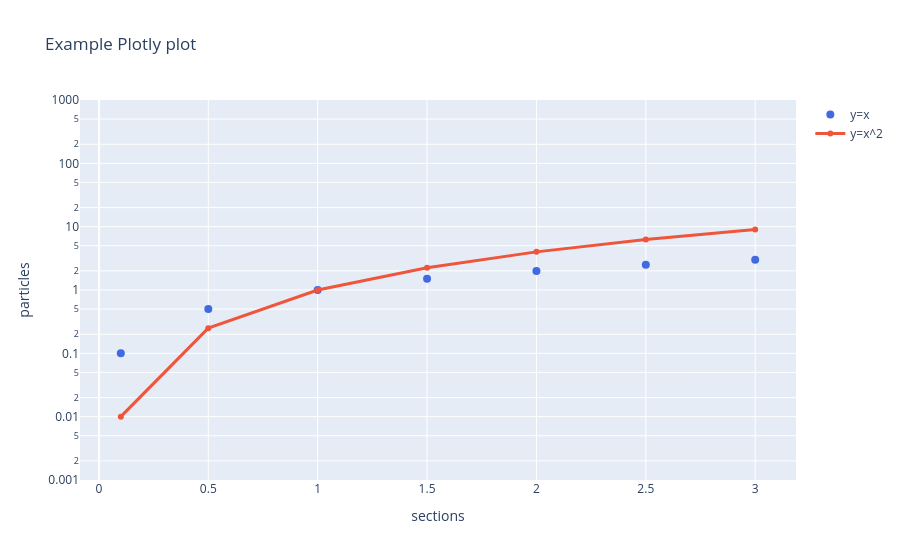

Source (notebook cell):
### Markdown cell above
## Plotting with Plotly

### Code cell
# prepare some data
x = [0.1, 0.5, 1.0, 1.5, 2.0, 2.5, 3.0]
y = [i**2 for i in x]

# create a new plot
fig = go.Figure(
    layout=dict(
        title="Example Plotly plot",
        yaxis_type="log",
        yaxis_range=[-3, 3],  # Plotly takes ranges differently!
        xaxis_title='sections',
        yaxis_title='particles',
    )
)

# plot some data ('traces' in Plotly)
fig.add_trace(go.Scatter(x=x, y=x, mode='markers', name="y=x", marker=dict(color='royalblue', size=8)))
fig.add_trace(go.Scatter(x=x, y=y, name="y=x^2", line=dict(width=3)))

# show the results
fig.show()

### Figure 1 — Plotly figure (JSON) as saved in the notebook; plotly's stock layout.template omitted (floating-point values rounded to 4 significant figures)
{"data": [{"marker": {"color": "royalblue", "size": 8}, "mode": "markers", "name": "y=x", "type": "scatter", "x": [0.1, 0.5, 1, 1.5, 2, 2.5, 3], "y": [0.1, 0.5, 1, 1.5, 2, 2.5, 3]}, {"line": {"width": 3}, "name": "y=x^2", "type": "scatter", "x": [0.1, 0.5, 1, 1.5, 2, 2.5, 3], "y": [0.01, 0.25, 1, 2.25, 4, 6.25, 9]}], "layout": {"title": {"text": "Example Plotly plot"}, "xaxis": {"title": {"text": "sections"}}, "yaxis": {"range": [-3, 3], "title": {"text": "particles"}, "type": "log"}}}
